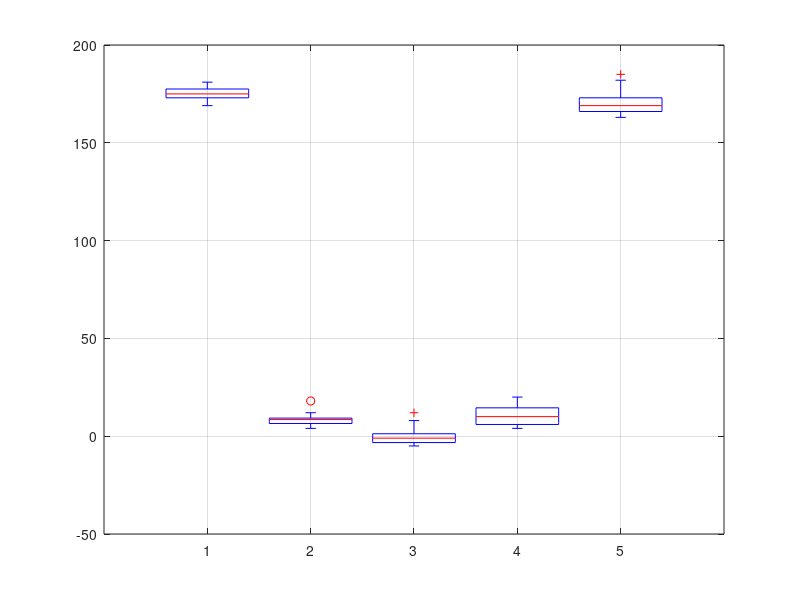

The MATLAB script that drew this image: (Note: this script raises an error after producing the figure.)
close all; clear; clc

M = csvread('data.csv');
M = M';
overhead = median(M(:,1));
ops = M(:,2:end);
pows = 0:1:20;
sizes = 2.^pows;

%% box plot
boxplot(ops-overhead)
grid on
xticklabels('2^'+string(pows))
title('Persistent Vec Apply')
xlabel('size')
ylabel('runtime (ns)')
ax = gca;
ax.FontSize = 24;

%% histogram
figure
idxs = fliplr(1+5:5:21);
for i = idxs
    histogram(ops(:,i)-overhead)
    hold on
end
title('Histogram of Persistent Vec Apply (sizes 32^n)')
legend('size ' + string(sizes(idxs)))
xlabel('runtime (ns)')
ylabel('occurences')
ax = gca;
ax.FontSize = 24;
